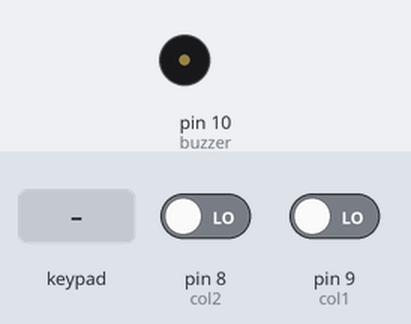
Bench run of a sketch on a simulated Arduino Uno, built with avr-gcc and run on an emulated ATmega328P. On the bench: buzzer (waves = sounding). Wiring (inferred from the names in the program): 4×2 keypad with keys 1 2 3 4 5 6 7 8 (labels assumed): rows pin 4, pin 5, pin 6, pin 7; columns pin 2, pin 3. The inputs (shaded band) are chosen by the test bench; at power-on: pin 8 (col2) LOW, pin 9 (col1) LOW.

Above: at 1.2 s.
1.3 s: pin 8 (col2) driven HIGH
At 1.57 s:
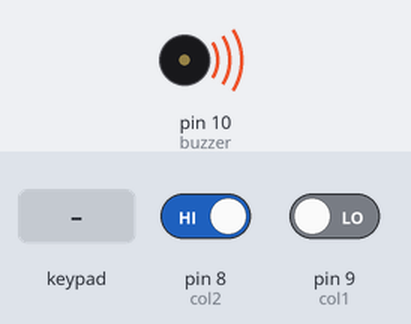
3.3 s: keypad keys 1 2 3 4 pressed 0.4 s apart
At 5.4 s:
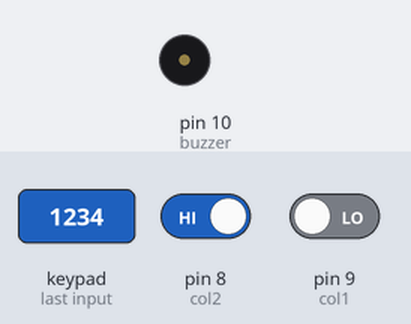
Timing chart, 0 to 6.9 s (numbered marks = the images above; inputs shaded):
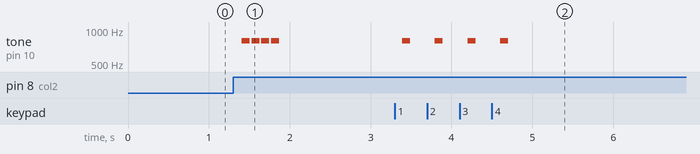

Measured:
- after the input at 1.3 s, tone on pin 10 (buzzer): alternates 800 Hz for 0.10 s and silent for 0.02 s, 8 changes in all, then stays silent, starting after 0.11 s
- after the input at 3.3 s, tone on pin 10 (buzzer): alternates 800 Hz for 0.10 s and silent for 0.30 s, 8 changes in all, then stays silent, starting after 0.09 s

The sketch:

sketch_jan25a.ino
```cpp
#define buzzer 10

boolean debounce(int Pin, boolean last)
{
 boolean current = digitalRead(Pin);
    if(current != last)
      {
        delay(5);
        current = digitalRead(Pin);
      }
  return(current);
}

int row1 = 4; //строки
int row2 = 5; //выход
int row3 = 6;
int row4 = 7;

int col1 = 9; //столбцы
int col2 = 8; //вход (стягивать)
int col3 = 2;
int col4 = 3;

boolean currentButton = LOW;

boolean lastButton1 = LOW;
boolean lastButton2 = LOW;
boolean lastButton3 = LOW;
boolean lastButton4 = LOW;
boolean lastButton5 = LOW;
boolean lastButton6 = LOW;
boolean lastButton7 = LOW;
boolean lastButton8 = LOW;
boolean lastButton9 = LOW;
boolean lastButton10 = LOW;
boolean lastButton11 = LOW;
boolean lastButton12 = LOW;
boolean lastButton13 = LOW;
boolean lastButton14 = LOW;
boolean lastButton15 = LOW;
boolean lastButton16 = LOW;

String key = "";

void setup()
{
    Serial.begin(9600);

  pinMode(row1, OUTPUT);
  pinMode(row2, OUTPUT);
  pinMode(row3, OUTPUT);
  pinMode(row4, OUTPUT);

  pinMode(col1, INPUT);
  pinMode(col2, INPUT);
  pinMode(col3, INPUT);
  pinMode(col4, INPUT);

  pinMode(buzzer, OUTPUT);
}

void loop()
{
  digitalWrite(row1, HIGH);
  if(debounce(col1, lastButton1) == HIGH && lastButton1 == LOW)
      {key = key + "1"; Buz();}
       lastButton1 = debounce(col1, lastButton1);
   if(debounce(col2, lastButton2) == HIGH && lastButton2 == LOW)
      {key = key + "2"; Buz();}
   lastButton2 = debounce(col2, lastButton2);
  if(debounce(col3, lastButton3) == HIGH && lastButton3 == LOW)
      {key = key + "3"; Buz();}
   lastButton3 = debounce(col3, lastButton3);
    if(debounce(col4, lastButton4) == HIGH && lastButton4 == LOW)
      {key = key + "A"; Buz();}
   lastButton4 = debounce(col4, lastButton4);
  digitalWrite(row1, LOW);
  delay(10);

  digitalWrite(row2, HIGH);
  if(debounce(col1, lastButton5) == HIGH && lastButton5 == LOW)
      {key = key + "4"; Buz();}
   lastButton5 = debounce(col1, lastButton5);
  if(debounce(col2, lastButton6) == HIGH && lastButton6 == LOW)
      {key = key + "5"; Buz();}
   lastButton6 = debounce(col2, lastButton6);
  if(debounce(col3, lastButton7) == HIGH && lastButton7 == LOW)
      {key = key + "6"; Buz();}
   lastButton7 = debounce(col3, lastButton7);
  if(debounce(col4, lastButton8) == HIGH && lastButton8 == LOW)
      {key = key + "B"; Buz();}
   lastButton8 = debounce(col4, lastButton8);
  digitalWrite(row2, LOW);
  delay(10);

  digitalWrite(row3, HIGH);
  if(debounce(col1, lastButton9) == HIGH && lastButton9 == LOW)
      {key = key + "7"; Buz();}
       lastButton9 = debounce(col1, lastButton9);
   if(debounce(col2, lastButton10) == HIGH && lastButton10 == LOW)
      {key = key + "8"; Buz();}
   lastButton10 = debounce(col2, lastButton10);
  if(debounce(col3, lastButton11) == HIGH && lastButton11 == LOW)
      {key = key + "9"; Buz();}
   lastButton11 = debounce(col3, lastButton11);
    if(debounce(col4, lastButton12) == HIGH && lastButton12 == LOW)
      {key = key + "C"; Buz();}
   lastButton12 = debounce(col4, lastButton12);
  digitalWrite(row3, LOW);
  delay(10);

  digitalWrite(row4, HIGH);
  if(debounce(col1, lastButton13) == HIGH && lastButton13 == LOW)
      {key = key + "*"; Buz();}
       lastButton13 = debounce(col1, lastButton13);
   if(debounce(col2, lastButton14) == HIGH && lastButton14 == LOW)
      {key = key + "0"; Buz();}
   lastButton14 = debounce(col2, lastButton14);
  if(debounce(col3, lastButton15) == HIGH && lastButton15 == LOW)
      {key = key + "#"; Buz();}
   lastButton15 = debounce(col3, lastButton15);
    if(debounce(col4, lastButton16) == HIGH && lastButton16 == LOW)
      {key = key + "D"; Buz();}
   lastButton16 = debounce(col4, lastButton16);
  digitalWrite(row4, LOW);
  delay(10);

  char check = Serial.read();

  if(check == 'c') {key = ""; Serial.println("Your string is clean!");}
  if(check == 'k') {Serial.print("Your sting now: "); Serial.println(key); }

  delay(100);


}

void Buz()
{
  tone(buzzer, 800);
  delay(100);
  noTone(buzzer);
}
```
